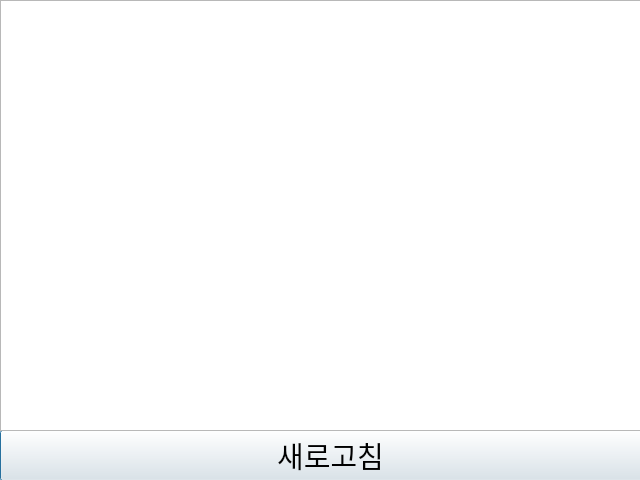
<?xml version="1.0" encoding="UTF-8"?>
<ui version="4.0">
 <class>Dialog</class>
 <widget class="QDialog" name="Dialog">
  <property name="geometry">
   <rect>
    <x>0</x>
    <y>0</y>
    <width>640</width>
    <height>480</height>
   </rect>
  </property>
  <property name="windowTitle">
   <string>Dialog</string>
  </property>
  <widget class="QPushButton" name="refreshButton">
   <property name="geometry">
    <rect>
     <x>0</x>
     <y>430</y>
     <width>661</width>
     <height>51</height>
    </rect>
   </property>
   <property name="font">
    <font>
     <pointsize>22</pointsize>
    </font>
   </property>
   <property name="autoFillBackground">
    <bool>false</bool>
   </property>
   <property name="text">
    <string>새로고침</string>
   </property>
   <property name="checkable">
    <bool>false</bool>
   </property>
  </widget>
  <widget class="QListWidget" name="listWidget">
   <property name="geometry">
    <rect>
     <x>0</x>
     <y>0</y>
     <width>641</width>
     <height>431</height>
    </rect>
   </property>
  </widget>
 </widget>
 <resources/>
 <connections/>
</ui>
